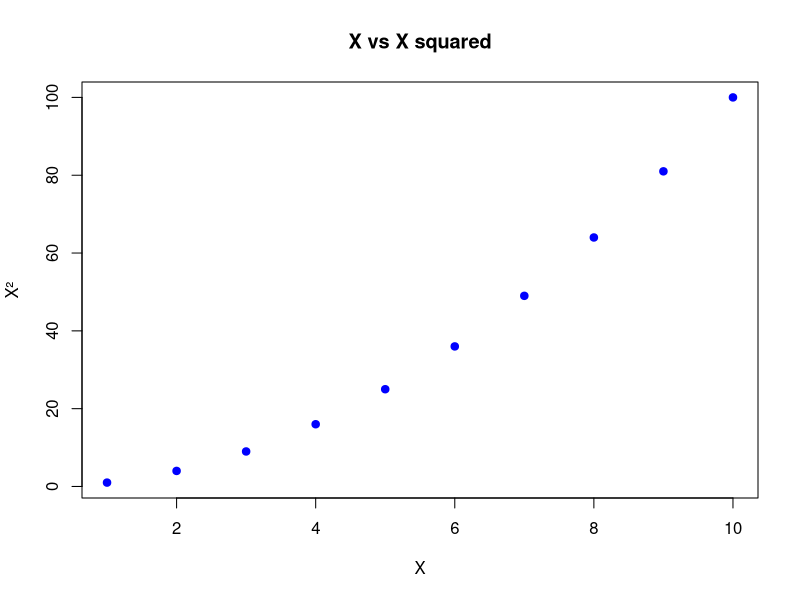

Source code (R):
## ---- chunk 1

x <- 1:10
mean(x)


plot(x, x^2, 
     main = "X vs X squared",
     xlab = "X", 
     ylab = "X²",
     col = "blue",
     pch = 19)
